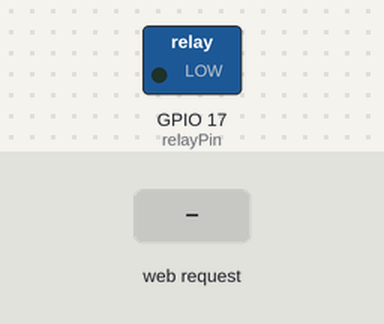
A program run on a simulated ESP32. Parts: switched loads named in the program (green lamp = pin HIGH). The inputs (shaded band) are chosen by the test bench. WiFi joins after 1.5 s; servers stay silent unless stated; what the program prints to the serial monitor is not drawn.

Above: at 2.7 s.
2.8 s: HTTP request GET /on received
At 3.5 s:
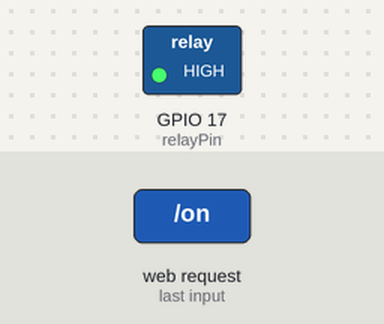
4.3 s: HTTP request GET /off received
At 4.6 s:
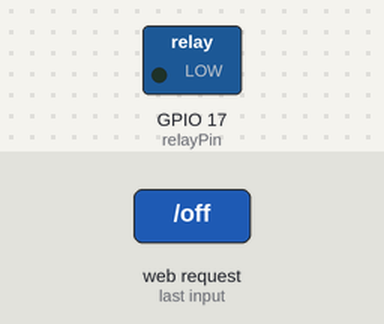
Timing chart, 0 to 7.3 s (numbered marks = the images above; inputs shaded):
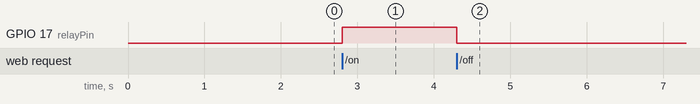

Measured:
- after the input at 2.8 s, GPIO 17 (relayPin): LOW → HIGH at once
- after the input at 4.3 s, GPIO 17 (relayPin): HIGH → LOW at once

The program:

main.cpp
```cpp
#include <WiFi.h>
#include <WebServer.h>

const char* ssid = "Hien-Khanh-Ha_plus";
const char* password = "khanhha@123";
const int relayPin = 17;

WebServer server(80);

void handleRoot() {
    String html = "<html><body>";
    html += "<h1>ESP32 Web Server</h1>";
    html += "<p><button onmousedown=\"fetch('/on')\" onmouseup=\"fetch('/off')\">Press and Hold</button></p>";
    html += "</body></html>";
    server.send(200, "text/html", html);
}

void handleOn() {
    digitalWrite(relayPin, HIGH);
    server.send(200, "text/plain", "Relay ON");
}

void handleOff() {
    digitalWrite(relayPin, LOW);
    server.send(200, "text/plain", "Relay OFF");
}

void setup() {
    Serial.begin(115200);
    WiFi.begin(ssid, password);
    Serial.print("Connecting to WiFi");
    while (WiFi.status() != WL_CONNECTED) {
        delay(500);
        Serial.print(".");
    }
    Serial.println("Connected");
    Serial.println(WiFi.localIP());

    pinMode(relayPin, OUTPUT);
    digitalWrite(relayPin, LOW);

    server.on("/", handleRoot);
    server.on("/on", handleOn);
    server.on("/off", handleOff);

    server.begin();
    Serial.println("HTTP server started");
}

void loop() {
    server.handleClient();
}
```
